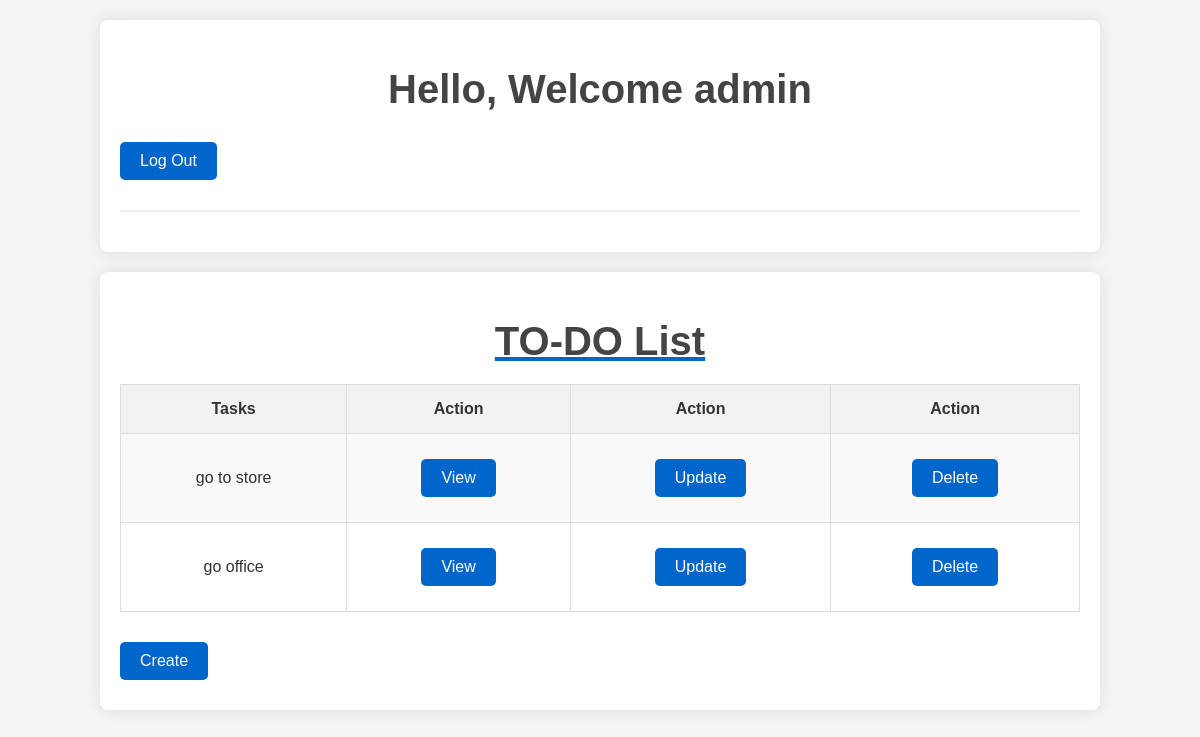
Before: / (signed in) with the older database file.
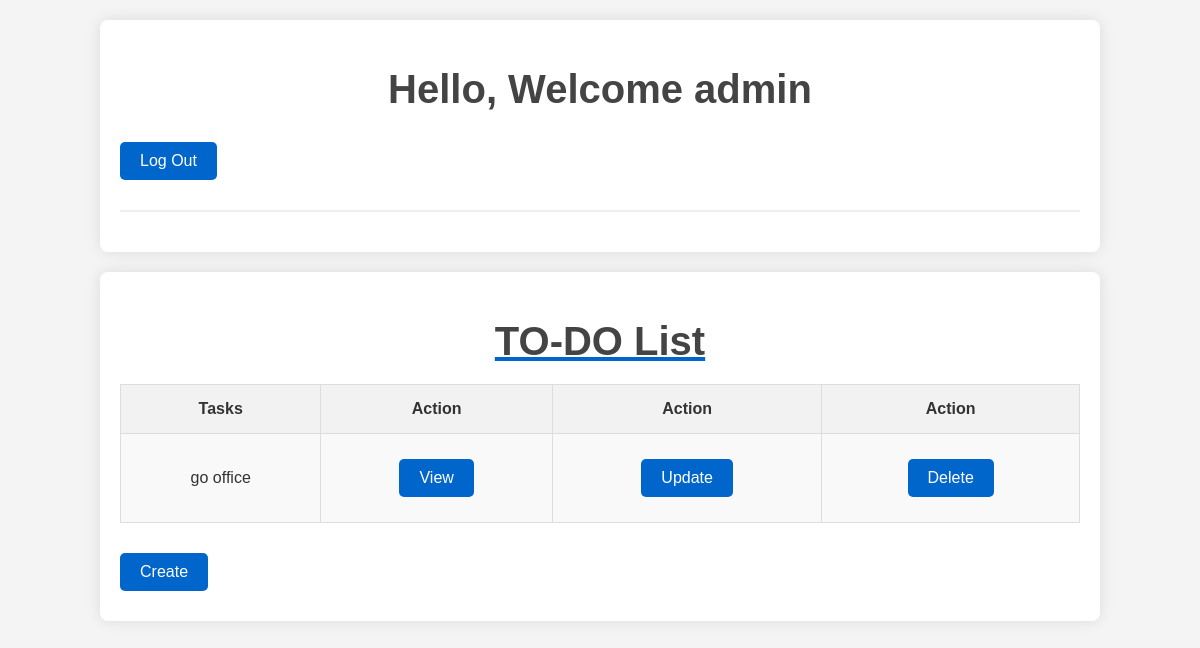
After: the same page with the newer database file.
### todo/models.py (models this page shows, shortened)
class task(models.Model):
    user = models.ForeignKey(User, on_delete=models.CASCADE, null= True, blank = True)
    title = models.CharField(max_length = 200, null  = True)
    description = models.TextField(null = True, blank = True)
    complete = models.BooleanField(default = False)
    created = models.DateTimeField(auto_now_add=True)

### todo/views.py (the view)
# urls.py: path('',Tasklist.as_view(), name = "Task"),
class Tasklist(LoginRequiredMixin, ListView):
    model = task
    context_object_name = 'task'
    template_name = 'todo/index.html'
    def get_context_data(self, **kwargs):
        context = super().get_context_data(**kwargs)
        context['task']=context['task'].filter(user = self.request.user)
        context['count']= context['task'].filter(complete=False).count()
        return context

### todo/templates/todo/index.html (shortened to what this page needs)
<!DOCTYPE html>
<html lang="en">
<head>
</head>
<body>
    <div class="container">
        {% if request.user.is_authenticated %}
        <h1>Hello, Welcome {{request.user}}</h1>
        <a href="{% url 'logout' %}" class="btn">Log Out</a>
        {% else %}
        <a href="{% url 'login' %}" class="btn">Log In</a>
        {% endif %}
        <hr>
    </div>
    <div class="container">
        <h1><u>TO-DO List</u></h1>
        <table>
            <tr>
                <th>Tasks</th>
                <th>Action</th>
                <th>Action</th>
                <th>Action</th>
            </tr>
            {% for tasks in task %}
            <tr class="{% if tasks.is_completed %}completed{% endif %}">
                <td>{{tasks.title}}</td>
                <td><a href="{% url 'details' tasks.id %}" class="btn">View</a></td>
                <td><a href="{% url 'update' tasks.id %}" class="btn">Update</a></td>
                <td><a href="{% url 'delete' tasks.id %}" class="btn">Delete</a></td>
            </tr>
            {% endfor %}
        </table>
        <a href="{% url 'create' %}" class="btn">Create</a>
    </div>
</body>
</html>

Changed rows visible on the page:
removed task: title "go to store"
